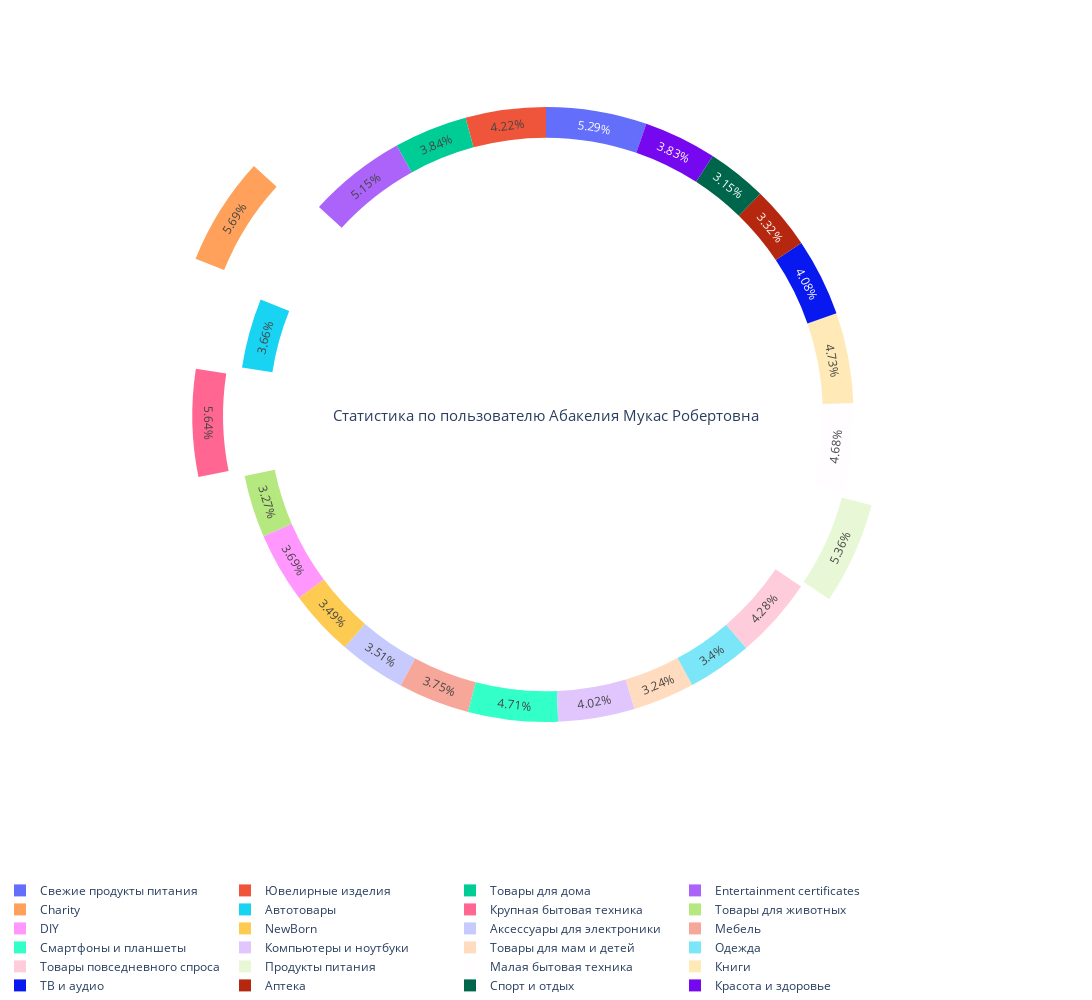

Source (notebook cell):
### Markdown cell above
Итерактивный график по покупкам пользователя(имя пользователя вводится через окошко, также можно убирать из списка категории, нажав на них снизу)

### Code cell
df = data.iloc[:, :24].copy()

def plot_pie_chart(nm):
    sum_counts = df.loc[nm]
    mx = np.sort(sum_counts)
    fig = go.Figure()
    pull = [0]*len(sum_counts)
    pull[sum_counts.tolist().index(mx[-1])] = 0.25
    pull[sum_counts.tolist().index(mx[-2])] = 0.15
    pull[sum_counts.tolist().index(mx[-3])] = 0.1
    fig.add_trace(go.Pie(values=sum_counts, labels=sum_counts.index, pull=pull, hole=0.9, sort=False))

    fig.update_layout(
        title_x=0.5,
        margin=dict(l=0, r=0, t=30, b=0),
        legend_orientation="h",
        annotations=[dict(text=f'Статистика по пользователю {nm}', x=0.5, y=0.5, font_size=15, showarrow=False)],
        height=1000,
        width=1300
    )
    clear_output()
    display(text_box)
    fig.show()

# Создаем текстовое поле для ввода переменной nm
text_box = widgets.Text(
    description='Введите имя:',
    disabled=False,
)

# Функция, которая будет вызываться при нажатии клавиши Enter
def on_text_entered(text_box):
    nm = text_box.value
    plot_pie_chart(nm)

# Создаем экземпляр Textbox и связываем его с функцией on_text_entered, которая будет вызываться при нажатии клавиши Enter
text_box.on_submit(on_text_entered)

# Отображаем текстовое поле на экране
display(text_box)

### Figure 1 — Plotly figure (JSON) as saved in the notebook; plotly's stock layout.template omitted (floating-point values rounded to 4 significant figures)
{"data": [{"hole": 0.9, "labels": ["Свежие продукты питания", "Ювелирные изделия", "Товары для дома", "Entertainment certificates", "Charity", "Автотовары", "Крупная бытовая техника", "Товары для животных", "DIY", "NewBorn", "Аксессуары для электроники", "Мебель", "Смартфоны и планшеты", "Компьютеры и ноутбуки", "Товары для мам и детей", "Одежда", "Товары повседневного спроса", "Продукты питания", "Малая бытовая техника", "Книги", "ТВ и аудио", "Аптека", "Спорт и отдых", "Красота и здоровье"], "pull": [0, 0, 0, 0, 0.25, 0, 0.15, 0, 0, 0, 0, 0, 0, 0, 0, 0, 0, 0.1, 0, 0, 0, 0, 0, 0], "sort": false, "type": "pie", "values": [11.74, 9.366, 8.533, 11.43, 12.64, 8.118, 12.52, 7.261, 8.203, 7.748, 7.788, 8.334, 10.45, 8.926, 7.182, 7.545, 9.492, 11.9, 10.39, 10.51, 9.065, 7.373, 6.983, 8.505]}], "layout": {"annotations": [{"font": {"size": 15}, "showarrow": false, "text": "Статистика по пользователю Абакелия Мукас Робертовна", "x": 0.5, "y": 0.5}], "height": 1000, "legend": {"orientation": "h"}, "margin": {"b": 0, "l": 0, "r": 0, "t": 30}, "title": {"x": 0.5}, "width": 1300}}
